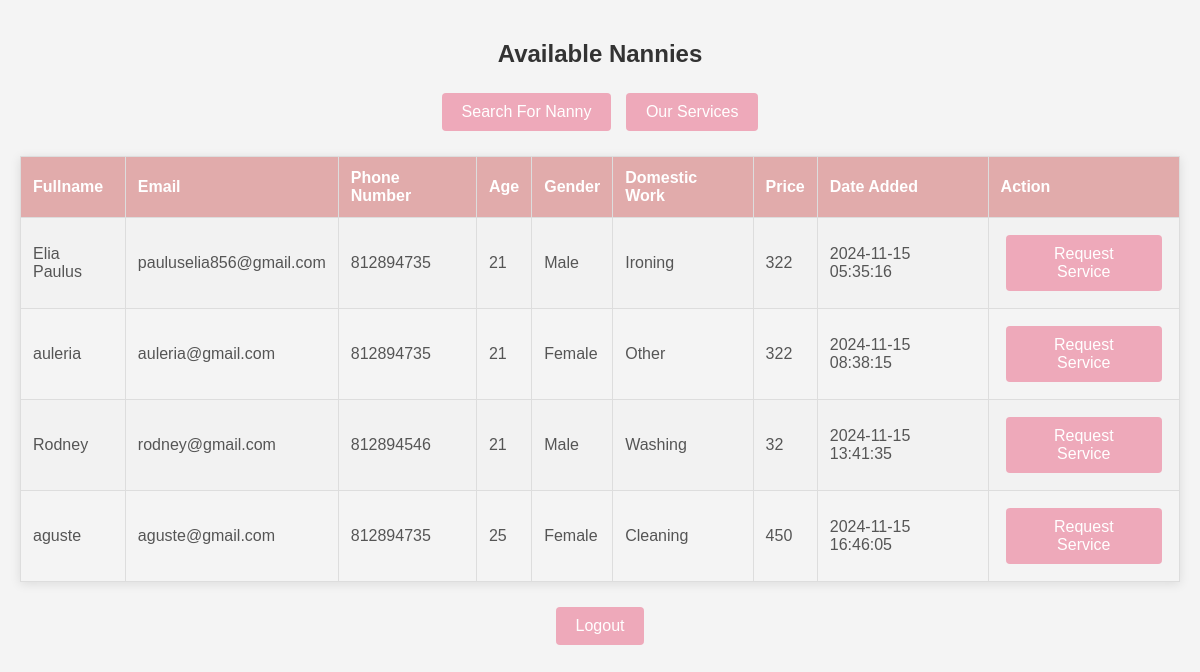
The app's page /parentHome.php with its own data.
### tables this page shows
CREATE TABLE `nannytbl` (
  `ID` int(5) NOT NULL,
  `Fullname` varchar(150) NOT NULL,
  `Username` varchar(150) NOT NULL,
  `Email` varchar(50) NOT NULL,
  `PhoneNumber` int(15) NOT NULL,
  `Password` varchar(50) NOT NULL,
  `Age` int(5) NOT NULL,
  `Gender` varchar(10) NOT NULL,
  `DomesticWork` varchar(150) NOT NULL,
  `Price` int(11) NOT NULL,
  `GegDate` timestamp NOT NULL DEFAULT current_timestamp()
);

### parentHome.php (the view, shortened to what this page needs)
<?php
$servername = "localhost";
$username = "root";
$password = "";
$dbname = "augustcare";
$conn = new mysqli($servername, $username, $password, $dbname);
?>
<!DOCTYPE html>
<html lang="en">
<head>
</head>
<body>
    <h2>Available Nannies</h2>
    <div class="button-container">
        <button onclick="location.href='search.php';">Search For Nanny</button>
        <button onclick="location.href='services.php';">Our Services</button>
    </div>
    <table>
        <tr>
            <th>Fullname</th>
            <th>Email</th>
            <th>Phone Number</th>
            <th>Age</th>
            <th>Gender</th>
            <th>Domestic Work</th>
            <th>Price</th>
            <th>Date Added</th>
            <th>Action</th>
        </tr>
        <?php
        $query = "SELECT id, Fullname, Email, PhoneNumber, Age, Gender, DomesticWork, Price, GegDate FROM nannytbl";
        $result = $conn->query($query);
        if ($result->num_rows > 0) {
            while ($row = $result->fetch_assoc()) {
                echo '<tr>';
                foreach (['Fullname', 'Email', 'PhoneNumber', 'Age', 'Gender', 'DomesticWork', 'Price', 'GegDate'] as $column) {
                    echo '<td>' . htmlspecialchars($row[$column]) . '</td>';
                }
                echo '<td><button class="request-btn" onclick="openRequestModal(' .
                    htmlspecialchars(json_encode($row['id'])) . ', ' .
                    htmlspecialchars(json_encode($row['Email'])) . ', ' .
                    htmlspecialchars(json_encode($row['Fullname'])) . ')">Request Service</button></td>';
                echo '</tr>';
            }
        } else {
            echo '<tr><td colspan="9">No records found.</td></tr>';
        }
        ?>
    </table>
    <div class="button-container">
        <button onclick="location.href='logout.php';">Logout</button>
    </div>
</body>
</html>

### parentHome.php (style rules this page uses)
body { font-family: Arial, sans-serif; background-color: #f4f4f4; margin: 0; padding: 20px; }
h2 { text-align: center; color: #333; }
.button-container { text-align: center; margin: 20px 0; }
.button-container button, .request-btn { padding: 10px 20px; font-size: 16px; background-color: #EEA9BA; color: white; border: none; border-radius: 4px; cursor: pointer; margin: 5px; }
table { width: 100%; border-collapse: collapse; margin-top: 20px; box-shadow: 0 2px 10px rgba(0, 0, 0, 0.1); }
th, td { border: 1px solid #dddddd; text-align: left; padding: 12px; }
th { background: rgb(225, 171, 171); color: white; }
tr:nth-child(even) { background-color: #f2f2f2; }
td { color: #555; }

### records on screen
nannytbl: Fullname "Elia Paulus", Email "pauluselia856@gmail.com", PhoneNumber "812894735", Age "21", Gender "Male", DomesticWork "Ironing", Price "322", GegDate "2024-11-15 05:35:16"
nannytbl: Fullname "auleria", Email "auleria@gmail.com", PhoneNumber "812894735", Age "21", Gender "Female", DomesticWork "Other", Price "322", GegDate "2024-11-15 08:38:15"
nannytbl: Fullname "Rodney", Email "rodney@gmail.com", PhoneNumber "812894546", Age "21", Gender "Male", DomesticWork "Washing", Price "32", GegDate "2024-11-15 13:41:35"
nannytbl: Fullname "aguste", Email "aguste@gmail.com", PhoneNumber "812894735", Age "25", Gender "Female", DomesticWork "Cleaning", Price "450", GegDate "2024-11-15 16:46:05"
